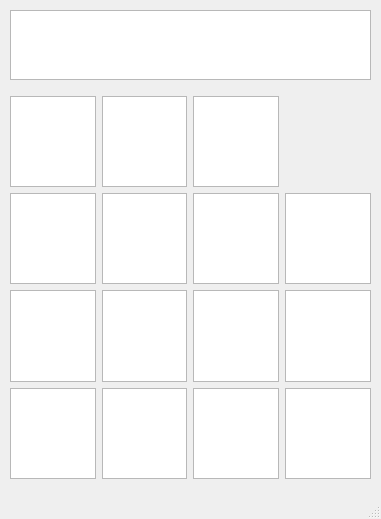
<?xml version="1.0" encoding="UTF-8"?>
<ui version="4.0">
 <class>MainWindow</class>
 <widget class="QMainWindow" name="MainWindow">
  <property name="geometry">
   <rect>
    <x>0</x>
    <y>0</y>
    <width>381</width>
    <height>519</height>
   </rect>
  </property>
  <property name="windowTitle">
   <string>MainWindow</string>
  </property>
  <property name="whatsThis">
   <string/>
  </property>
  <property name="styleSheet">
   <string notr="true"/>
  </property>
  <widget class="QWidget" name="centralwidget">
   <widget class="QWidget" name="verticalLayoutWidget">
    <property name="geometry">
     <rect>
      <x>10</x>
      <y>10</y>
      <width>361</width>
      <height>469</height>
     </rect>
    </property>
    <layout class="QVBoxLayout" name="verticalLayout_2">
     <item>
      <widget class="QTextEdit" name="textEdit">
       <property name="enabled">
        <bool>true</bool>
       </property>
      </widget>
     </item>
     <item>
      <layout class="QGridLayout" name="gridLayout_6">
       <property name="topMargin">
        <number>10</number>
       </property>
       <item row="0" column="2">
        <widget class="QTextBrowser" name="textBrowser_66"/>
       </item>
       <item row="0" column="0">
        <widget class="QTextBrowser" name="textBrowser_64"/>
       </item>
       <item row="2" column="2">
        <widget class="QTextBrowser" name="textBrowser_72"/>
       </item>
       <item row="1" column="2">
        <widget class="QTextBrowser" name="textBrowser_68"/>
       </item>
       <item row="1" column="3">
        <widget class="QTextBrowser" name="textBrowser_76"/>
       </item>
       <item row="3" column="0">
        <widget class="QTextBrowser" name="textBrowser_73"/>
       </item>
       <item row="2" column="3">
        <widget class="QTextBrowser" name="textBrowser_77"/>
       </item>
       <item row="2" column="1">
        <widget class="QTextBrowser" name="textBrowser_71"/>
       </item>
       <item row="2" column="0">
        <widget class="QTextBrowser" name="textBrowser_70"/>
       </item>
       <item row="0" column="1">
        <widget class="QTextBrowser" name="textBrowser_65"/>
       </item>
       <item row="3" column="2">
        <widget class="QTextBrowser" name="textBrowser_75"/>
       </item>
       <item row="3" column="3">
        <widget class="QTextBrowser" name="textBrowser_78"/>
       </item>
       <item row="1" column="1">
        <widget class="QTextBrowser" name="textBrowser_67"/>
       </item>
       <item row="1" column="0">
        <widget class="QTextBrowser" name="textBrowser_69"/>
       </item>
       <item row="3" column="1">
        <widget class="QTextBrowser" name="textBrowser_74"/>
       </item>
      </layout>
     </item>
    </layout>
   </widget>
  </widget>
  <widget class="QMenuBar" name="menubar">
   <property name="geometry">
    <rect>
     <x>0</x>
     <y>0</y>
     <width>381</width>
     <height>21</height>
    </rect>
   </property>
  </widget>
  <widget class="QStatusBar" name="statusBar">
   <property name="whatsThis">
    <string>Calculator</string>
   </property>
  </widget>
 </widget>
 <resources/>
 <connections/>
</ui>
